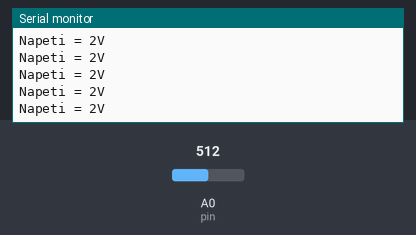
A sketch run on a simulated Arduino Uno, built with avr-gcc and run on an emulated ATmega328P. Shown: the last lines printed to the serial monitor. The test bench sets the inputs (shaded band); at power-on: A0 (pin) = 512.

Above: at 1.2 s.
1.3 s: A0 (pin) set to 716
At 2.4 s:
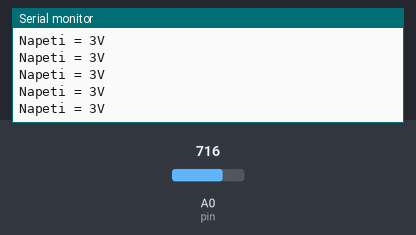
4.3 s: A0 (pin) set to 900
At 5.2 s:
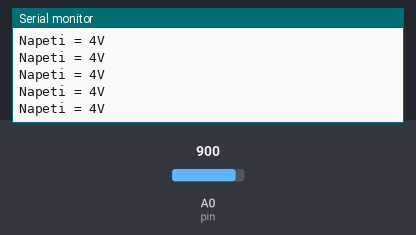
Timing chart, 0 to 7.3 s (numbered marks = the images above; inputs shaded):
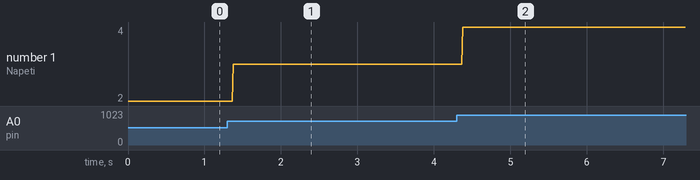

Measured:
- after the input at 1.3 s, the serial monitor: prints a new line after 0.08 s (image 1)
- after the input at 4.3 s, the serial monitor: prints a new line after 0.08 s (image 2)
- plotted number 1: 2 → 3 after the input at 1.3 s, 3 → 4 after the input at 4.3 s

The sketch:

02_code.ino
```cpp
int hodnota;
int pin = A0;
int napeti;

void setup() {
  // začátek komunikace rychlostí 9600 bit/s
  Serial.begin(9600);
}

void loop() {
  hodnota = analogRead(pin);

  // napeti = hodnota * 5 / 1023;
  napeti = map(hodnota, 0, 1023, 0, 5);

  Serial.print("Napeti = ");
  Serial.print(napeti);
  Serial.println("V");
}
```
